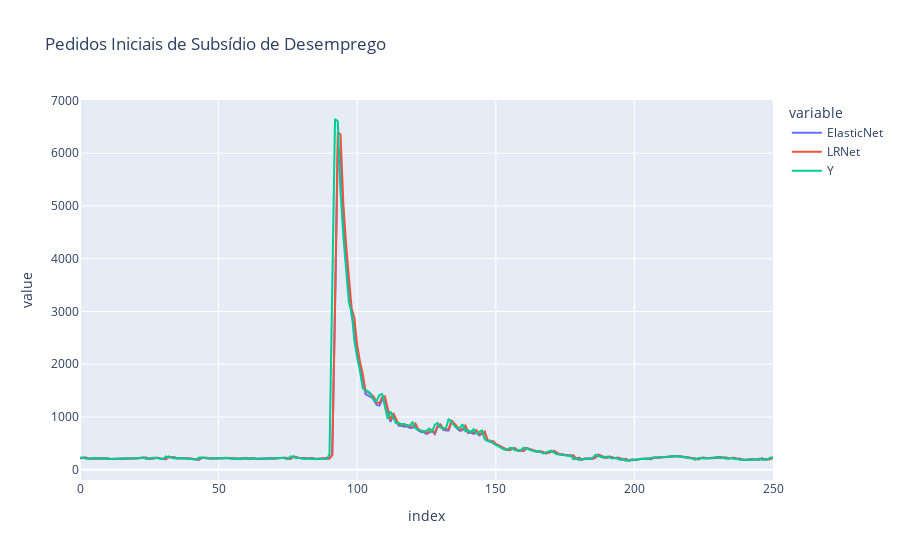
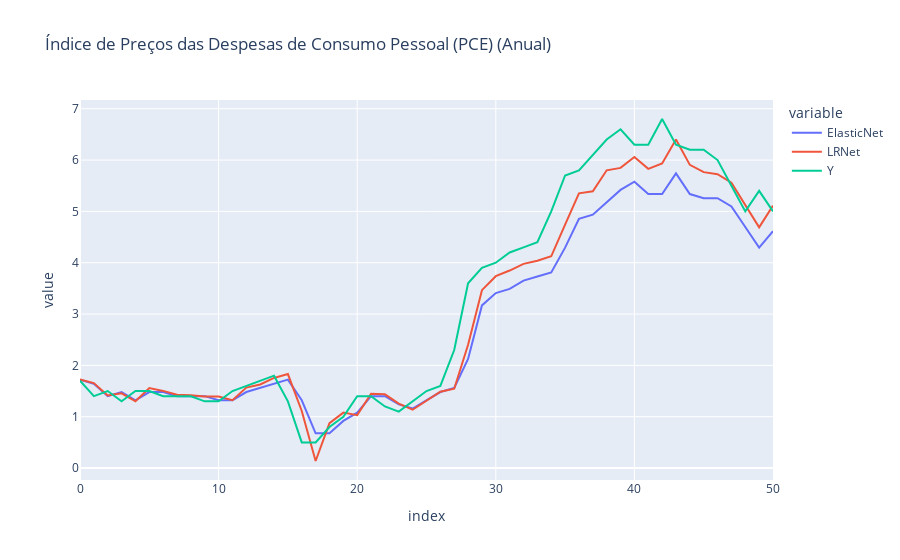
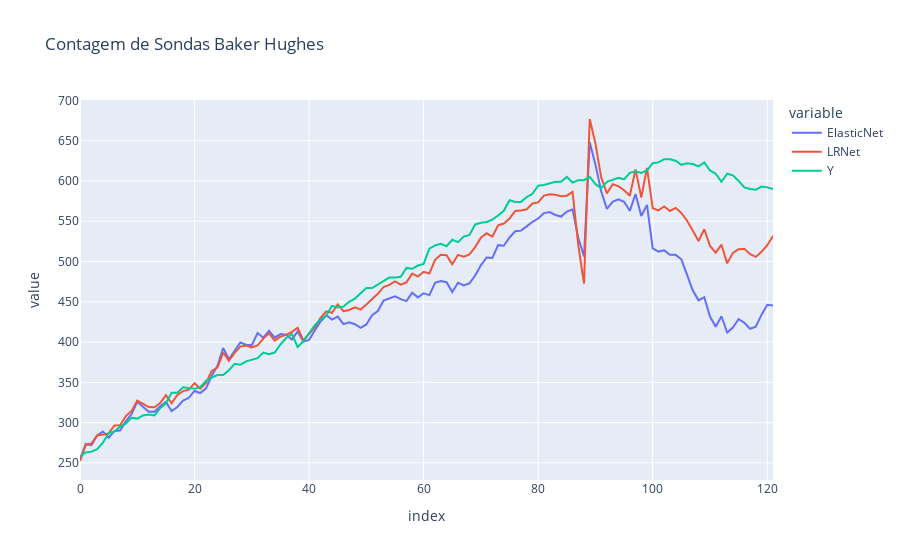
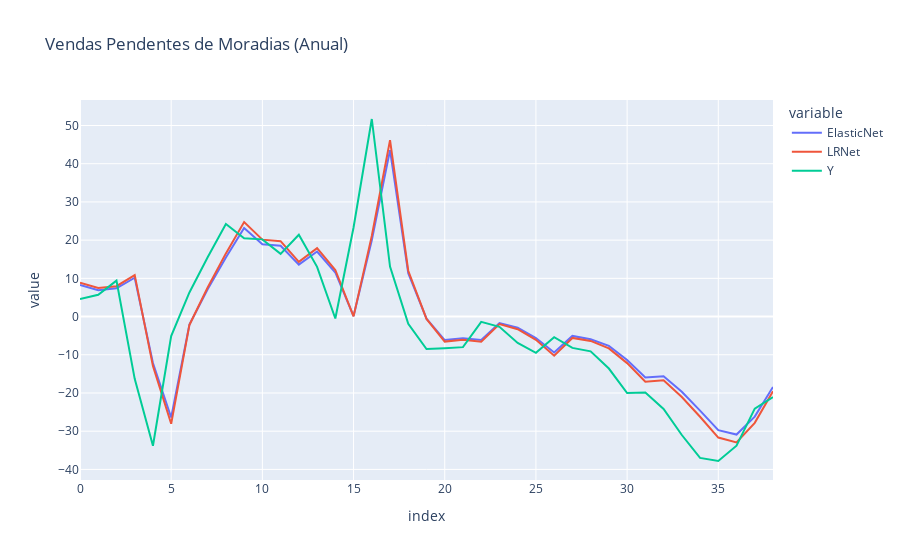

The cell these charts' notebook holds for them, in order:
### Code cell
import plotly.express as px

for event_name in result_dict.keys():
    dfToPlot = pd.DataFrame({
        'ElasticNet': result_dict[event_name]['Elastic_y_pred'],
        'LRNet': result_dict[event_name]['LR_y_pred'],
        'Y': result_dict[event_name]['y_test'],
    })

    fig = px.line(dfToPlot, x=dfToPlot.index,y=dfToPlot.columns, title=event_name)
    fig.show();

### Figure 1 — Plotly figure (JSON) as saved in the notebook; plotly's stock layout.template omitted (floating-point values rounded to 4 significant figures; data arrays with more than 128 entries replaced by an {"elided": "..."} marker saying what was removed)
{"data": [{"hovertemplate": "variable=ElasticNet<br>index=%{x}<br>value=%{y}<extra></extra>", "legendgroup": "ElasticNet", "line": {"color": "#636efa", "dash": "solid"}, "marker": {"symbol": "circle"}, "mode": "lines", "name": "ElasticNet", "orientation": "v", "showlegend": true, "type": "scatter", "x": {"elided": "251 int values"}, "xaxis": "x", "y": {"elided": "251 float values"}, "yaxis": "y"}, {"hovertemplate": "variable=LRNet<br>index=%{x}<br>value=%{y}<extra></extra>", "legendgroup": "LRNet", "line": {"color": "#EF553B", "dash": "solid"}, "marker": {"symbol": "circle"}, "mode": "lines", "name": "LRNet", "orientation": "v", "showlegend": true, "type": "scatter", "x": {"elided": "251 int values"}, "xaxis": "x", "y": {"elided": "251 float values"}, "yaxis": "y"}, {"hovertemplate": "variable=Y<br>index=%{x}<br>value=%{y}<extra></extra>", "legendgroup": "Y", "line": {"color": "#00cc96", "dash": "solid"}, "marker": {"symbol": "circle"}, "mode": "lines", "name": "Y", "orientation": "v", "showlegend": true, "type": "scatter", "x": {"elided": "251 int values"}, "xaxis": "x", "y": {"elided": "251 int values"}, "yaxis": "y"}], "layout": {"legend": {"title": {"text": "variable"}, "tracegroupgap": 0}, "title": {"text": "Pedidos Iniciais de Subsídio de Desemprego"}, "xaxis": {"anchor": "y", "domain": [0, 1], "title": {"text": "index"}}, "yaxis": {"anchor": "x", "domain": [0, 1], "title": {"text": "value"}}}}

### Figure 2 — Plotly figure (JSON) as saved in the notebook; plotly's stock layout.template omitted (floating-point values rounded to 4 significant figures)
{"data": [{"hovertemplate": "variable=ElasticNet<br>index=%{x}<br>value=%{y}<extra></extra>", "legendgroup": "ElasticNet", "line": {"color": "#636efa", "dash": "solid"}, "marker": {"symbol": "circle"}, "mode": "lines", "name": "ElasticNet", "orientation": "v", "showlegend": true, "type": "scatter", "x": [0, 1, 2, 3, 4, 5, 6, 7, 8, 9, 10, 11, 12, 13, 14, 15, 16, 17, 18, 19, 20, 21, 22, 23, 24, 25, 26, 27, 28, 29, 30, 31, 32, 33, 34, 35, 36, 37, 38, 39, 40, 41, 42, 43, 44, 45, 46, 47, 48, 49, 50], "xaxis": "x", "y": [1.722, 1.642, 1.401, 1.481, 1.32, 1.481, 1.481, 1.401, 1.401, 1.401, 1.32, 1.32, 1.481, 1.561, 1.642, 1.722, 1.32, 0.6776, 0.6776, 0.9186, 1.079, 1.401, 1.401, 1.24, 1.16, 1.32, 1.481, 1.561, 2.124, 3.169, 3.41, 3.49, 3.651, 3.731, 3.811, 4.294, 4.856, 4.936, 5.178, 5.419, 5.579, 5.338, 5.338, 5.74, 5.338, 5.258, 5.258, 5.097, 4.695, 4.294, 4.615], "yaxis": "y"}, {"hovertemplate": "variable=LRNet<br>index=%{x}<br>value=%{y}<extra></extra>", "legendgroup": "LRNet", "line": {"color": "#EF553B", "dash": "solid"}, "marker": {"symbol": "circle"}, "mode": "lines", "name": "LRNet", "orientation": "v", "showlegend": true, "type": "scatter", "x": [0, 1, 2, 3, 4, 5, 6, 7, 8, 9, 10, 11, 12, 13, 14, 15, 16, 17, 18, 19, 20, 21, 22, 23, 24, 25, 26, 27, 28, 29, 30, 31, 32, 33, 34, 35, 36, 37, 38, 39, 40, 41, 42, 43, 44, 45, 46, 47, 48, 49, 50], "xaxis": "x", "y": [1.724, 1.654, 1.414, 1.455, 1.3, 1.559, 1.503, 1.427, 1.417, 1.395, 1.392, 1.322, 1.567, 1.628, 1.755, 1.831, 1.112, 0.1373, 0.873, 1.08, 1.031, 1.446, 1.436, 1.255, 1.136, 1.304, 1.486, 1.545, 2.403, 3.466, 3.738, 3.848, 3.978, 4.037, 4.125, 4.742, 5.352, 5.391, 5.801, 5.848, 6.061, 5.829, 5.934, 6.4, 5.906, 5.764, 5.724, 5.561, 5.128, 4.689, 5.112], "yaxis": "y"}, {"hovertemplate": "variable=Y<br>index=%{x}<br>value=%{y}<extra></extra>", "legendgroup": "Y", "line": {"color": "#00cc96", "dash": "solid"}, "marker": {"symbol": "circle"}, "mode": "lines", "name": "Y", "orientation": "v", "showlegend": true, "type": "scatter", "x": [0, 1, 2, 3, 4, 5, 6, 7, 8, 9, 10, 11, 12, 13, 14, 15, 16, 17, 18, 19, 20, 21, 22, 23, 24, 25, 26, 27, 28, 29, 30, 31, 32, 33, 34, 35, 36, 37, 38, 39, 40, 41, 42, 43, 44, 45, 46, 47, 48, 49, 50], "xaxis": "x", "y": [1.7, 1.4, 1.5, 1.3, 1.5, 1.5, 1.4, 1.4, 1.4, 1.3, 1.3, 1.5, 1.6, 1.7, 1.8, 1.3, 0.5, 0.5, 0.8, 1, 1.4, 1.4, 1.2, 1.1, 1.3, 1.5, 1.6, 2.3, 3.6, 3.9, 4, 4.2, 4.3, 4.4, 5, 5.7, 5.8, 6.1, 6.4, 6.6, 6.3, 6.3, 6.8, 6.3, 6.2, 6.2, 6, 5.5, 5, 5.4, 5], "yaxis": "y"}], "layout": {"legend": {"title": {"text": "variable"}, "tracegroupgap": 0}, "title": {"text": "Índice de Preços das Despesas de Consumo Pessoal (PCE) (Anual)"}, "xaxis": {"anchor": "y", "domain": [0, 1], "title": {"text": "index"}}, "yaxis": {"anchor": "x", "domain": [0, 1], "title": {"text": "value"}}}}

### Figure 3 — Plotly figure (JSON) as saved in the notebook; plotly's stock layout.template omitted (floating-point values rounded to 4 significant figures)
{"data": [{"hovertemplate": "variable=ElasticNet<br>index=%{x}<br>value=%{y}<extra></extra>", "legendgroup": "ElasticNet", "line": {"color": "#636efa", "dash": "solid"}, "marker": {"symbol": "circle"}, "mode": "lines", "name": "ElasticNet", "orientation": "v", "showlegend": true, "type": "scatter", "x": [0, 1, 2, 3, 4, 5, 6, 7, 8, 9, 10, 11, 12, 13, 14, 15, 16, 17, 18, 19, 20, 21, 22, 23, 24, 25, 26, 27, 28, 29, 30, 31, 32, 33, 34, 35, 36, 37, 38, 39, 40, 41, 42, 43, 44, 45, 46, 47, 48, 49, 50, 51, 52, 53, 54, 55, 56, 57, 58, 59, 60, 61, 62, 63, 64, 65, 66, 67, 68, 69, 70, 71, 72, 73, 74, 75, 76, 77, 78, 79, 80, 81, 82, 83, 84, 85, 86, 87, 88, 89, 90, 91, 92, 93, 94, 95, 96, 97, 98, 99, 100, 101, 102, 103, 104, 105, 106, 107, 108, 109, 110, 111, 112, 113, 114, 115, 116, 117, 118, 119, 120, 121], "xaxis": "x", "y": [254.4, 273.6, 272.2, 284.1, 289.1, 281.3, 289.5, 290.1, 301.6, 310.6, 325.8, 319.1, 313.4, 313.4, 320.5, 325.8, 314.5, 319.4, 327.5, 330.8, 339.3, 336.7, 342.5, 358.2, 370.7, 392.7, 378.6, 389.3, 399.5, 396.7, 396.1, 411.2, 405.4, 413.9, 405.5, 409.9, 409.0, 403.2, 413.1, 400.6, 402.7, 414.4, 425.5, 433.3, 427.9, 431.6, 422.2, 424.4, 422.2, 417.7, 421.8, 433.4, 438.6, 451.6, 454.6, 456.7, 453.3, 450.9, 461.3, 455.5, 460.6, 458.3, 473.7, 475.7, 474.3, 462.0, 473.6, 470.2, 472.8, 482.5, 495.3, 505.0, 504.3, 520.3, 519.6, 529.9, 537.5, 538.3, 543.6, 549.2, 553.3, 560.1, 561.4, 557.7, 555.8, 561.9, 564.8, 529.2, 506.2, 648.1, 620.2, 587.2, 565.2, 574.1, 577.2, 574.1, 562.9, 583.8, 556.5, 570.3, 516.3, 512.3, 513.8, 508.3, 508.2, 502.7, 483.5, 464.0, 451.8, 455.8, 431.6, 419.1, 432.1, 411.8, 418.0, 428.6, 424.0, 416.5, 419.0, 434.0, 446.4, 445.3], "yaxis": "y"}, {"hovertemplate": "variable=LRNet<br>index=%{x}<br>value=%{y}<extra></extra>", "legendgroup": "LRNet", "line": {"color": "#EF553B", "dash": "solid"}, "marker": {"symbol": "circle"}, "mode": "lines", "name": "LRNet", "orientation": "v", "showlegend": true, "type": "scatter", "x": [0, 1, 2, 3, 4, 5, 6, 7, 8, 9, 10, 11, 12, 13, 14, 15, 16, 17, 18, 19, 20, 21, 22, 23, 24, 25, 26, 27, 28, 29, 30, 31, 32, 33, 34, 35, 36, 37, 38, 39, 40, 41, 42, 43, 44, 45, 46, 47, 48, 49, 50, 51, 52, 53, 54, 55, 56, 57, 58, 59, 60, 61, 62, 63, 64, 65, 66, 67, 68, 69, 70, 71, 72, 73, 74, 75, 76, 77, 78, 79, 80, 81, 82, 83, 84, 85, 86, 87, 88, 89, 90, 91, 92, 93, 94, 95, 96, 97, 98, 99, 100, 101, 102, 103, 104, 105, 106, 107, 108, 109, 110, 111, 112, 113, 114, 115, 116, 117, 118, 119, 120, 121], "xaxis": "x", "y": [252.4, 272.4, 274.0, 284.1, 285.2, 286.7, 296.4, 296.7, 308.1, 314.6, 327.4, 323.5, 319.4, 319.1, 324.3, 334.1, 324.1, 334.5, 339.1, 340.9, 348.9, 342.3, 349.2, 364.2, 368.4, 387.0, 376.8, 386.7, 394.4, 395.7, 393.3, 395.7, 404.3, 411.0, 401.9, 406.8, 409.0, 412.7, 417.7, 402.0, 409.8, 418.3, 430.1, 438.1, 436.4, 446.8, 438.4, 439.9, 443.2, 440.3, 446.6, 453.4, 459.9, 468.4, 471.0, 475.3, 471.3, 474.1, 484.9, 481.3, 487.3, 485.1, 502.1, 508.4, 507.8, 496.6, 508.3, 506.0, 508.9, 517.9, 529.4, 535.1, 530.9, 545.0, 547.1, 553.4, 562.7, 563.3, 564.9, 572.1, 573.4, 581.8, 583.6, 582.7, 580.9, 581.7, 586.4, 520.2, 472.6, 676.9, 646.3, 604.5, 584.5, 595.9, 593.6, 588.5, 581.7, 614.3, 579.4, 616.2, 566.1, 563.4, 568.4, 562.8, 566.6, 560.3, 550.6, 538.1, 525.4, 540.0, 519.3, 511.0, 520.9, 497.7, 510.7, 515.3, 515.9, 509.1, 505.7, 512.1, 520.2, 531.6], "yaxis": "y"}, {"hovertemplate": "variable=Y<br>index=%{x}<br>value=%{y}<extra></extra>", "legendgroup": "Y", "line": {"color": "#00cc96", "dash": "solid"}, "marker": {"symbol": "circle"}, "mode": "lines", "name": "Y", "orientation": "v", "showlegend": true, "type": "scatter", "x": [0, 1, 2, 3, 4, 5, 6, 7, 8, 9, 10, 11, 12, 13, 14, 15, 16, 17, 18, 19, 20, 21, 22, 23, 24, 25, 26, 27, 28, 29, 30, 31, 32, 33, 34, 35, 36, 37, 38, 39, 40, 41, 42, 43, 44, 45, 46, 47, 48, 49, 50, 51, 52, 53, 54, 55, 56, 57, 58, 59, 60, 61, 62, 63, 64, 65, 66, 67, 68, 69, 70, 71, 72, 73, 74, 75, 76, 77, 78, 79, 80, 81, 82, 83, 84, 85, 86, 87, 88, 89, 90, 91, 92, 93, 94, 95, 96, 97, 98, 99, 100, 101, 102, 103, 104, 105, 106, 107, 108, 109, 110, 111, 112, 113, 114, 115, 116, 117, 118, 119, 120, 121], "xaxis": "x", "y": [258, 263, 264, 267, 275, 287, 289, 295, 299, 306, 305, 309, 310, 309, 318, 324, 337, 337, 344, 343, 342, 344, 352, 356, 359, 359, 365, 373, 372, 376, 378, 380, 387, 385, 387, 397, 405, 410, 394, 401, 411, 421, 428, 433, 445, 443, 444, 450, 454, 461, 467, 467, 471, 475, 480, 480, 481, 492, 491, 495, 497, 516, 520, 522, 519, 527, 524, 531, 533, 546, 548, 549, 552, 557, 563, 576, 574, 574, 580, 584, 594, 595, 597, 599, 599, 605, 598, 601, 601, 605, 596, 591, 599, 602, 604, 602, 610, 612, 610, 613, 622, 623, 627, 627, 625, 620, 622, 621, 618, 623, 613, 609, 599, 609, 607, 600, 592, 590, 589, 593, 592, 590], "yaxis": "y"}], "layout": {"legend": {"title": {"text": "variable"}, "tracegroupgap": 0}, "title": {"text": "Contagem de Sondas Baker Hughes"}, "xaxis": {"anchor": "y", "domain": [0, 1], "title": {"text": "index"}}, "yaxis": {"anchor": "x", "domain": [0, 1], "title": {"text": "value"}}}}

### Figure 4 — Plotly figure (JSON) as saved in the notebook; plotly's stock layout.template omitted (floating-point values rounded to 4 significant figures)
{"data": [{"hovertemplate": "variable=ElasticNet<br>index=%{x}<br>value=%{y}<extra></extra>", "legendgroup": "ElasticNet", "line": {"color": "#636efa", "dash": "solid"}, "marker": {"symbol": "circle"}, "mode": "lines", "name": "ElasticNet", "orientation": "v", "showlegend": true, "type": "scatter", "x": [0, 1, 2, 3, 4, 5, 6, 7, 8, 9, 10, 11, 12, 13, 14, 15, 16, 17, 18, 19, 20, 21, 22, 23, 24, 25, 26, 27, 28, 29, 30, 31, 32, 33, 34, 35, 36, 37, 38], "xaxis": "x", "y": [8.277, 6.901, 7.407, 10.16, -12.14, -26.41, -2.121, 7.13, 15.46, 23.15, 18.94, 18.54, 13.6, 17.03, 11.54, 0.1385, 19.94, 43.54, 11.35, -0.5398, -6.143, -5.67, -6.119, -1.693, -2.911, -5.626, -9.387, -5.064, -5.95, -7.667, -11.37, -15.96, -15.6, -19.69, -24.63, -29.74, -30.87, -26.18, -18.41], "yaxis": "y"}, {"hovertemplate": "variable=LRNet<br>index=%{x}<br>value=%{y}<extra></extra>", "legendgroup": "LRNet", "line": {"color": "#EF553B", "dash": "solid"}, "marker": {"symbol": "circle"}, "mode": "lines", "name": "LRNet", "orientation": "v", "showlegend": true, "type": "scatter", "x": [0, 1, 2, 3, 4, 5, 6, 7, 8, 9, 10, 11, 12, 13, 14, 15, 16, 17, 18, 19, 20, 21, 22, 23, 24, 25, 26, 27, 28, 29, 30, 31, 32, 33, 34, 35, 36, 37, 38], "xaxis": "x", "y": [8.825, 7.453, 7.942, 10.85, -12.97, -28.07, -2.195, 7.605, 16.53, 24.73, 20.13, 19.72, 14.31, 17.89, 12.19, 0.04817, 21.11, 46.18, 11.99, -0.6147, -6.55, -6.096, -6.597, -1.967, -3.304, -6.096, -10.23, -5.587, -6.379, -8.319, -12.18, -17.06, -16.66, -21.05, -26.21, -31.67, -32.94, -27.82, -19.55], "yaxis": "y"}, {"hovertemplate": "variable=Y<br>index=%{x}<br>value=%{y}<extra></extra>", "legendgroup": "Y", "line": {"color": "#00cc96", "dash": "solid"}, "marker": {"symbol": "circle"}, "mode": "lines", "name": "Y", "orientation": "v", "showlegend": true, "type": "scatter", "x": [0, 1, 2, 3, 4, 5, 6, 7, 8, 9, 10, 11, 12, 13, 14, 15, 16, 17, 18, 19, 20, 21, 22, 23, 24, 25, 26, 27, 28, 29, 30, 31, 32, 33, 34, 35, 36, 37, 38], "xaxis": "x", "y": [4.6, 5.7, 9.4, -16.3, -33.8, -5.1, 6.3, 15.5, 24.2, 20.5, 20.2, 16.4, 21.4, 13, -0.5, 23.3, 51.7, 13.1, -1.9, -8.5, -8.3, -8, -1.4, -2.7, -6.9, -9.5, -5.4, -8.2, -9.1, -13.6, -20, -19.9, -24.2, -31, -37, -37.8, -33.8, -24.1, -21.1], "yaxis": "y"}], "layout": {"legend": {"title": {"text": "variable"}, "tracegroupgap": 0}, "title": {"text": "Vendas Pendentes de Moradias (Anual)"}, "xaxis": {"anchor": "y", "domain": [0, 1], "title": {"text": "index"}}, "yaxis": {"anchor": "x", "domain": [0, 1], "title": {"text": "value"}}}}
